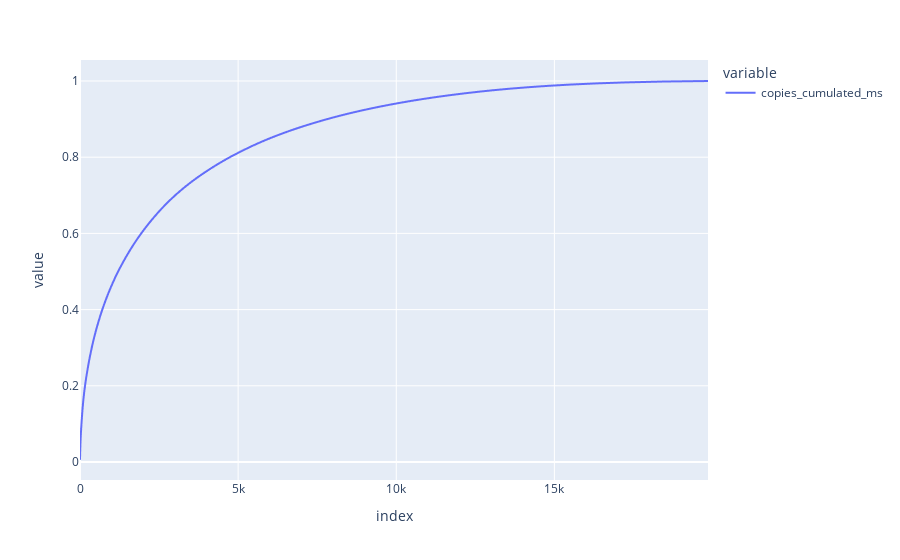

Notebook cell for this chart:
### Code cell
sales_total_available['copies_cumulated_ms'].plot()

### Figure 1 — Plotly figure (JSON) as saved in the notebook; plotly's stock layout.template omitted (floating-point values rounded to 4 significant figures; data arrays with more than 128 entries replaced by an {"elided": "..."} marker saying what was removed)
{"data": [{"hovertemplate": "variable=copies_cumulated_ms<br>index=%{x}<br>value=%{y}<extra></extra>", "legendgroup": "copies_cumulated_ms", "line": {"color": "#636efa", "dash": "solid"}, "mode": "lines", "name": "copies_cumulated_ms", "showlegend": true, "type": "scattergl", "x": {"elided": "19859 int values"}, "xaxis": "x", "y": {"elided": "19859 float values"}, "yaxis": "y"}], "layout": {"legend": {"title": {"text": "variable"}, "tracegroupgap": 0}, "margin": {"t": 60}, "xaxis": {"anchor": "y", "domain": [0, 1], "title": {"text": "index"}}, "yaxis": {"anchor": "x", "domain": [0, 1], "title": {"text": "value"}}}}
